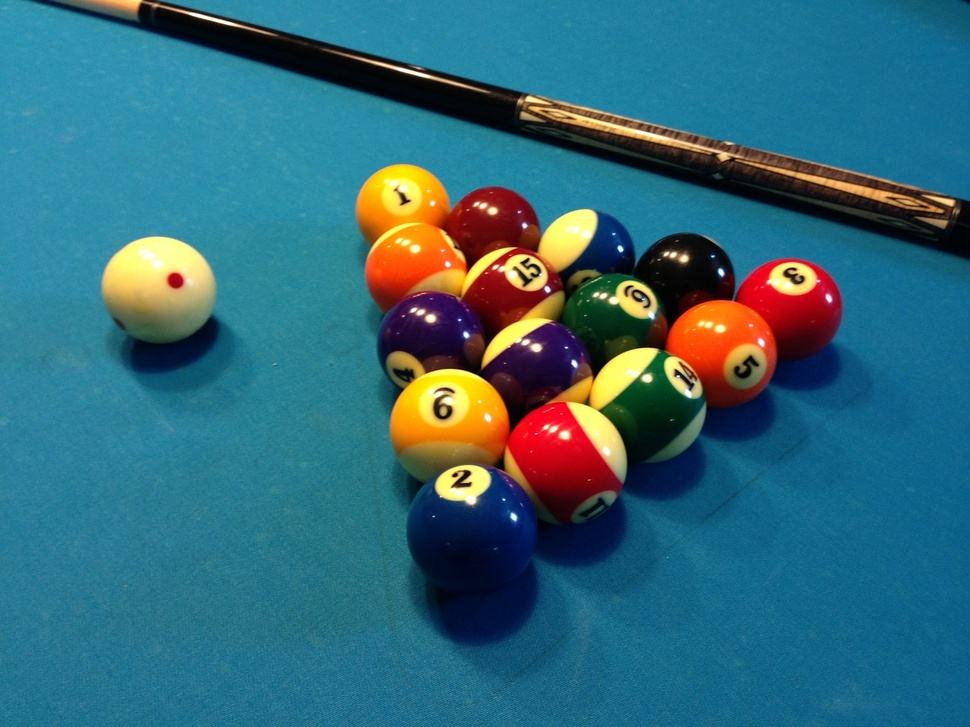
//> input picture line_detectors/edlib/src/billiard.jpg, 970 x 727 px, shrunk from 1280 x 960 before the run
$ ./main -input=../edlib/src/billiard.jpg   (built with g++ and OpenCV 4)
//> lines starting //> are read from the running program, lines starting //| are printed output that depends on the picture; after the words box and inside, x2 and y2 are one past the last pixel; in counts of white or black regions, pixels touching at a corner belong together
/**
 * @file houghlines.cpp
 * @brief This program demonstrates line finding with the Hough transform
 */

#include <fstream>
#include <iostream>

#include "opencv2/highgui.hpp"
#include "opencv2/imgcodecs.hpp"
#include "opencv2/imgproc.hpp"

using namespace cv;
using namespace std;

int main(int argc, char** argv) {
    // Options
    cv::CommandLineParser parser(
        argc,
        argv,
        "{input  i||input image}"
        "{output o||output image}"

        "{threshold1       |50|first threshold for the hysteresis procedure. }"
        "{threshold2       |200|second threshold for the hysteresis procedure.}"
        "{apertureSize     |3|aperture size for the Sobel operator.}"

        "{standard         |false|Standard Hough Line Transform or not}"
        "{rho              |1|Distance resolution of the accumulator in pixels )(LIN-0.5-10}"
        "{threshold        |50|Accumulator threshold parameter. Only those lines are returned )(LIN-20-70}"
        "{minLen           |20|Minimum line length )(LOG-1-3}"
        "{maxGap           |0|Maximum allowed gap between points on the same line to link them"
        "that get enough votes ( >threshold ). )(LIN-0-10}"

        "{binthresh       b|150|Bin threshold}"

        "{over v|false|draw over image}"
        "{help h|false|show help message}");

    if (parser.get<bool>("help") || !parser.has("input")) {
        parser.printMessage();
        return 0;
    }

    Mat img = imread(parser.get<String>("input"), IMREAD_GRAYSCALE);
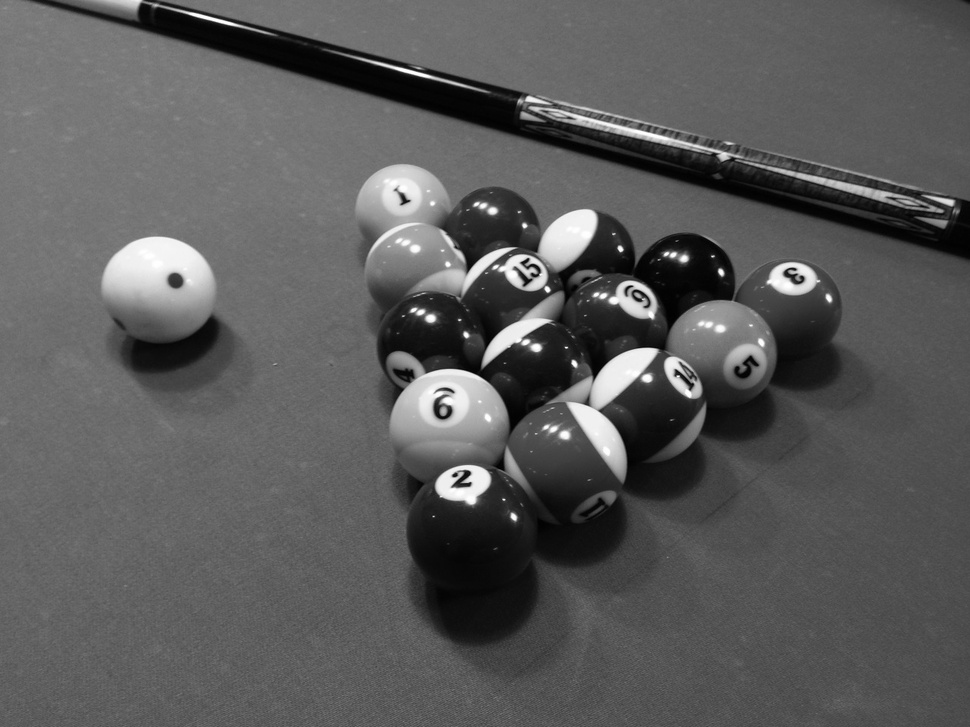
//> img: 727 rows x 970 cols, CV_8UC1; min 0, max 255, mean 90.8

    // Edge detection
    Mat dst, cdst;
    // Canny(img,
    //       dst,
    //       parser.get<double>("threshold1"),
    //       parser.get<double>("threshold2"),
    //       parser.get<int>("apertureSize"));

    std::cout << ((int)parser.get<int>("binthresh")) << std::endl;

    // Reverse binarisation
    int bintreshold = parser.get<int>("binthresh");
    dst = Mat(img.rows, img.cols, CV_8U);
    int widht = img.cols;
//> widht = 970
    int height = img.rows;
//> height = 727
    for (int y = 0; y < height; y++)
        for (int x = 0; x < widht; x++)
            dst.at<uchar>(y, x) = ((int)img.at<uchar>(y, x)) > bintreshold ? 0 : 255;
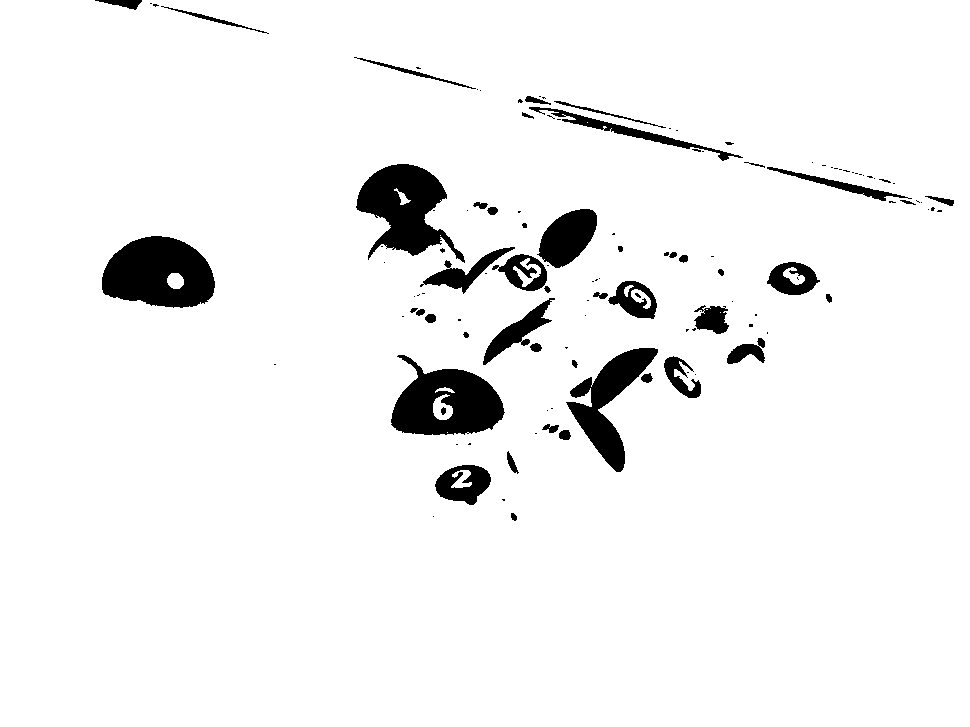
//> dst: 727 rows x 970 cols, CV_8UC1; 94.7% white; 123 black regions (75 under 20 px), largest, box (x1, y1, x2, y2) and area: (102, 236, 215, 308) 6027, (391, 355, 505, 435) 5568, (356, 164, 465, 263) 5479

    // Mat cdst;
    if (parser.get<bool>("standard")) {
        // Standard Hough Line Transform
        vector<Vec2f> lines;                               // will hold the results of the detection
        HoughLines(dst, lines, 1, CV_PI / 180, 150, 0, 0); // runs the actual detection

        if (parser.has("output")) {
            dst = Mat(img.rows, img.cols, CV_8UC3, cv::Scalar(255, 255, 255));

            // Draw the lines
            for (size_t i = 0; i < lines.size(); i++) {
                float rho = lines[i][0], theta = lines[i][1];
                Point pt1, pt2;
                double a = cos(theta), b = sin(theta);
                double x0 = a * rho, y0 = b * rho;
                pt1.x = cvRound(x0 + 1000 * (-b));
                pt1.y = cvRound(y0 + 1000 * (a));
                pt2.x = cvRound(x0 - 1000 * (-b));
                pt2.y = cvRound(y0 - 1000 * (a));
                line(dst, pt1, pt2, Scalar(0, 0, 255), 1, LINE_AA);
            }
        }
    } else {
        // Probabilistic Line Transform
        vector<Vec4i> linesP; // will hold the results of the detection
        HoughLinesP(dst,
                    linesP,
                    parser.get<double>("rho"),
                    CV_PI / 180,
                    parser.get<int>("threshold"),
                    parser.get<double>("minLen"),
                    parser.get<double>("maxGap")); // runs the actual detection
//> linesP = 3656 lines (x1, y1, x2, y2), first 8: [171, 726, 463, 434], [83, 0, 451, 368], [720, 305, 837, 188], [465, 433, 758, 726], [711, 305, 830, 186], [489, 383, 616, 304], [257, 641, 552, 521], [453, 242, 572, 123]

        if (parser.has("output")) {
            std::ofstream myfile;
            myfile.open(parser.get<String>("output"));
            // Draw the lines
            for (size_t i = 0; i < linesP.size(); i++) {
                Vec4i l = linesP[i];
                myfile << l[0] << "," << l[1] << "," << l[2] << "," << l[3] << "\n";
            }
            myfile.close();
        }
    }

    if (parser.has("output"))
        imwrite(parser.get<String>("output"), dst);

    return 0;
}
